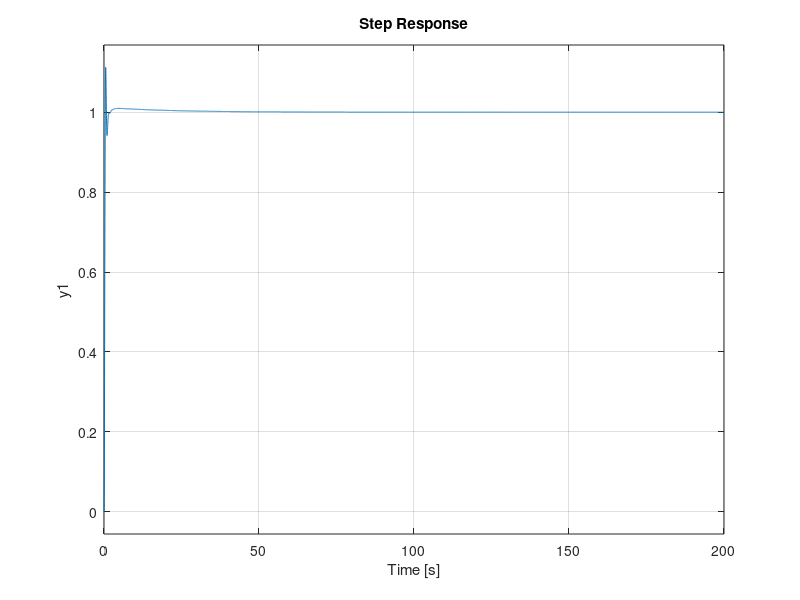

Reproduce this figure in MATLAB.
%%UAS PTK (Lag-Lead)
%Nama : Gede Haris Widiarta
%NIM  : 1102174038

clear all;
clc;

%%Inisialisasi Sistem
s  = tf('s');
La = 1/((s)*(s+2)*(s+10));
Kv = 100;                %Pre-define
Wmax  = 5;               %Pre-define
Pimax = 60;              %180-Phase(5 rad = 185) -> 180-185=-5 ->PM(55)+5=60
K  = Kv*20;              %20 -> hasil lim s*La
% bode(La)  

%%Fasa Maju (Lead)
Kd  = 13.92              %Kd = (1+sind(Pimax))/(1-sind(Pimax))
a   = Wmax/sqrt(Kd);
b   = Kd*a;
GDs = Kd*(s+a)/(s+b);
Gs  = 1/((s)*(s+2)*(s+10));
Ls  = K*Gs               %Loop-gain sesudah ditambah K
Ls1 = Ls*GDs             %Loop-gain sistem dengan phase 125, karena PM=55
% bode(Ls)
% hold on             
% bode(Ls1)

%%Fasa Mundur (Lag)
Km  = 0.04;              %20 log K = Magnitude (5 rad = -27.8) -> 10^-27.8/20
am  = 0.05;              %Wmax per 2 dekade
bm  = Km*am;
Gls = Km*(s+am)/(s+bm) 
Ls2 = Ls1*Gls;
% bode(Ls2)

%Respon Step Lag-Lead
ha = K*GDs*Gls*La;
hb = ha/(1+ha);
step(hb)